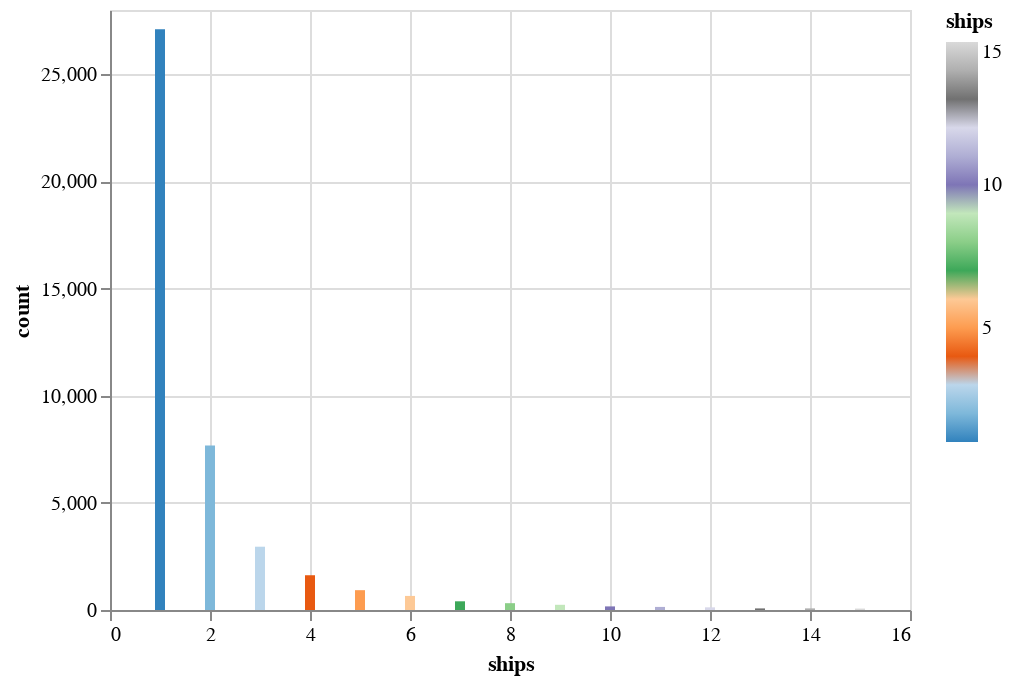

Notebook code for this chart:
### Code cell
non_zero_ships_count = ships_count[ships_count['ships'] != 0]
alt.Chart(non_zero_ships_count).mark_bar().encode(
    x = "ships",
    y="count",
    color=alt.Color("ships", scale=alt.Scale(scheme='category20c'))
)

### Figure 1 — Vega-Lite specification as saved in the notebook (floating-point values rounded to 4 significant figures)
{"config": {"view": {"continuousWidth": 400, "continuousHeight": 300}}, "data": {"name": "data-fba803bc6e3d4cd94d663d4a5346c7b0"}, "mark": "bar", "encoding": {"color": {"field": "ships", "scale": {"scheme": "category20c"}, "type": "quantitative"}, "x": {"field": "ships", "type": "quantitative"}, "y": {"field": "count", "type": "quantitative"}}, "$schema": "https://vega.github.io/schema/vega-lite/v4.17.0.json", "datasets": {"data-fba803bc6e3d4cd94d663d4a5346c7b0": [{"ships": 1, "count": 27104}, {"ships": 2, "count": 7674}, {"ships": 3, "count": 2954}, {"ships": 4, "count": 1622}, {"ships": 5, "count": 925}, {"ships": 6, "count": 657}, {"ships": 7, "count": 406}, {"ships": 8, "count": 318}, {"ships": 9, "count": 243}, {"ships": 10, "count": 168}, {"ships": 11, "count": 144}, {"ships": 12, "count": 124}, {"ships": 14, "count": 76}, {"ships": 13, "count": 75}, {"ships": 15, "count": 66}]}}
